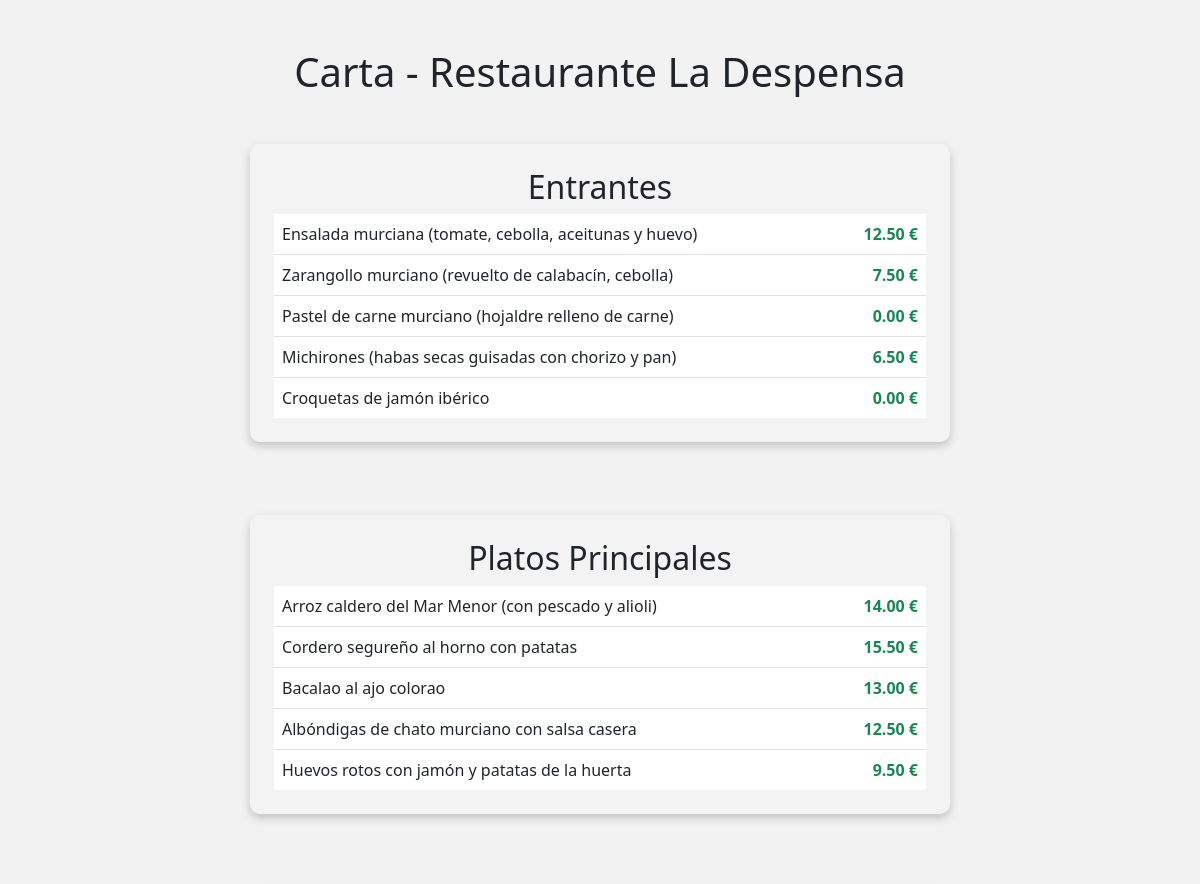
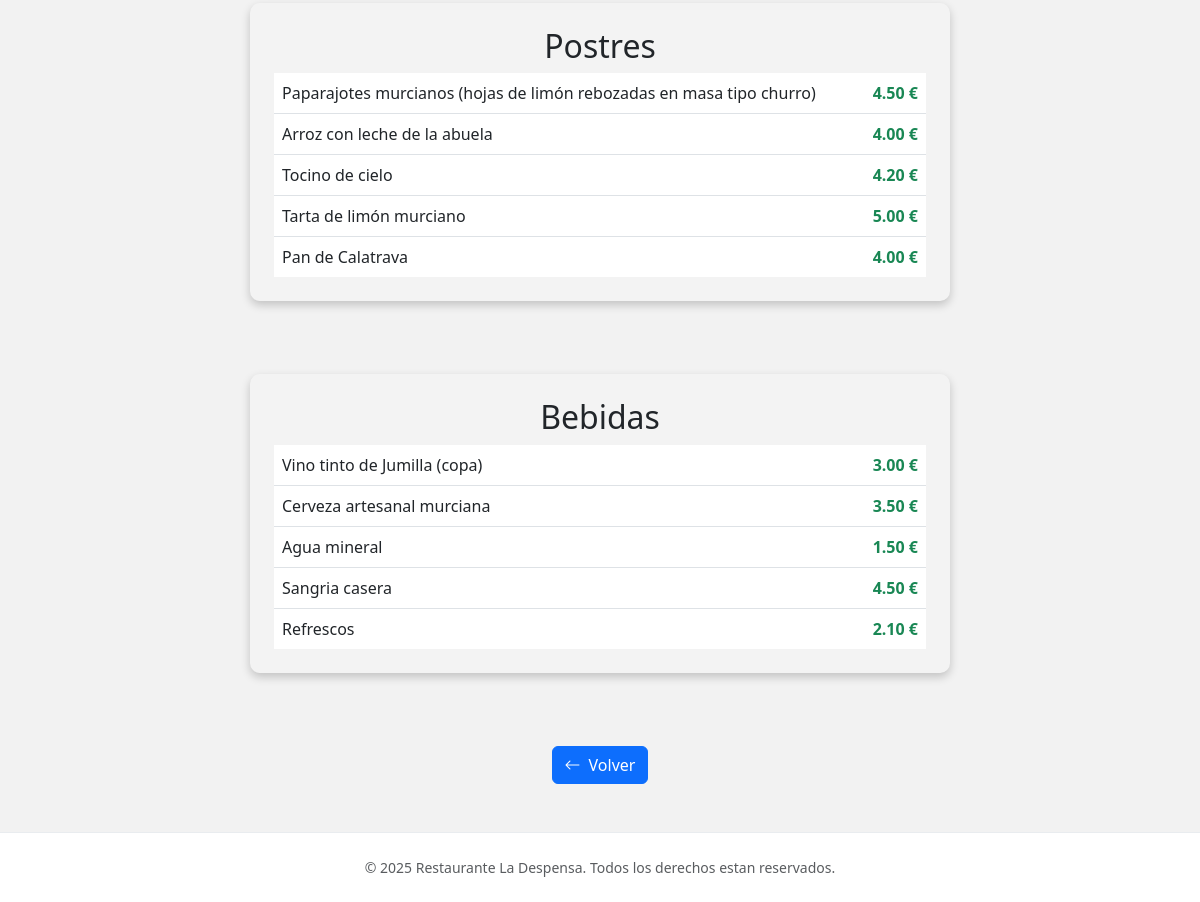
Page /carta.php on the committed database (2 pictures, top to bottom).
### tables this page shows
CREATE TABLE `categoria` (
  `idcat` int(11) NOT NULL,
  `nombre` varchar(255) NOT NULL,
  `estado` tinyint(1) NOT NULL COMMENT '0=disponible 1=bloqueado'
);

CREATE TABLE `producto` (
  `idprod` int(11) NOT NULL,
  `nombre` varchar(255) NOT NULL,
  `precio` decimal(6,2) NOT NULL,
  `stock` int(11) NOT NULL,
  `estado` tinyint(1) NOT NULL,
  `categoria` int(11) NOT NULL,
  `imagen` varchar(255) NOT NULL
);

### carta.php (the view, shortened to what this page needs)
<?php
include("conexion.php");
?>
<!DOCTYPE html>
<html lang="es">
<head>
    <?php include("head.php"); ?>
    <link rel="stylesheet" href="styles.css" type="text/css">
</head>
<body class="d-flex flex-column min-vh-100">
    <div class="wrapper">
        <main class="container my-5">
            <h1 class="mb-5">Carta - Restaurante La Despensa</h1>
            <?php
            $categorias = mysqli_query($conn, "SELECT * FROM categoria");
            if (mysqli_num_rows($categorias) > 0) {
                while ($cat = mysqli_fetch_assoc($categorias)) {
                    echo "<section class='category mb-4'>";
                    $productos = mysqli_query($conn, "SELECT * FROM producto WHERE categoria = " . $cat['idcat'] . " AND estado = 0");
                    if ($cat['nombre']) echo "<h2>" . $cat['nombre'] . "</h2>";
                    if (mysqli_num_rows($productos) > 0) {
                        echo "<div class='list-group list-group-flush'>";
                        while ($prod = mysqli_fetch_assoc($productos)) {
                            echo "<div class='list-group-item d-flex justify-content-between align-items-center p-2 bg-stripped'>";
                            echo "<span>" . $prod['nombre'] . "</span>";
                            echo "<span class='price fw-bold text-success'>" . $prod['precio'] . " €</span>";
                            echo "</div>";
                        }
                        echo "</div>";
                    } else {
                        echo "<p class='alert alert-danger'>No hay productos disponibles en esta categoría.</p>";
                    }
                    echo "</section>";
                }
            } else {
                echo "<p class='alert alert-danger'>No hay categorías registradas.</p>";
            }
               echo "<a href='index.php' class='btn btn-primary'><i class='bi bi-arrow-left me-2'></i>Volver</a>";
            ?>
        </main>
    </div>
    <?php include("footer.php"); ?>
</body>
</html>

### styles.css (style rules this page uses)
body { display: flex; min-height: 100vh; flex-direction: column; background-color: #f8f9fa; background: linear-gradient(rgba(0, 0, 0, 0.05), rgba(0, 0, 0, 0.05)); margin: 0; }
.wrapper { display: flex; flex: 1; }
main { display: flex; flex-direction: column; align-items: center; justify-content: center; text-align: center; }
.category { background-color: rgba(255, 255, 255, 0.1); border-radius: 10px; padding: 1.5rem; margin-bottom: 2rem; width: 100%; max-width: 700px; box-shadow: 0 4px 10px rgba(0, 0, 0, 0.2); }
.price { font-weight: bold; }

### rows in the picture
categoria: nombre "Entrantes"
producto: nombre "Ensalada murciana (tomate, cebolla, aceitunas y huevo)", precio "12.50"
producto: nombre "Zarangollo murciano (revuelto de calabacín, cebolla)", precio "7.50"
producto: nombre "Pastel de carne murciano (hojaldre relleno de carne)", precio "0.00"
producto: nombre "Michirones (habas secas guisadas con chorizo y pan)", precio "6.50"
producto: nombre "Croquetas de jamón ibérico", precio "0.00"
categoria: nombre "Platos Principales"
producto: nombre "Arroz caldero del Mar Menor (con pescado y alioli)", precio "14.00"
producto: nombre "Cordero segureño al horno con patatas", precio "15.50"
producto: nombre "Bacalao al ajo colorao", precio "13.00"
producto: nombre "Albóndigas de chato murciano con salsa casera", precio "12.50"
producto: nombre "Huevos rotos con jamón y patatas de la huerta", precio "9.50"
categoria: nombre "Postres"
producto: nombre "Paparajotes murcianos (hojas de limón rebozadas en masa tipo churro)", precio "4.50"
producto: nombre "Arroz con leche de la abuela", precio "4.00"
producto: nombre "Tocino de cielo", precio "4.20"
producto: nombre "Tarta de limón murciano", precio "5.00"
producto: nombre "Pan de Calatrava", precio "4.00"
categoria: nombre "Bebidas"
producto: nombre "Vino tinto de Jumilla (copa)", precio "3.00"
producto: nombre "Cerveza artesanal murciana", precio "3.50"
producto: nombre "Agua mineral", precio "1.50"
producto: nombre "Sangria casera", precio "4.50"
producto: nombre "Refrescos", precio "2.10"
